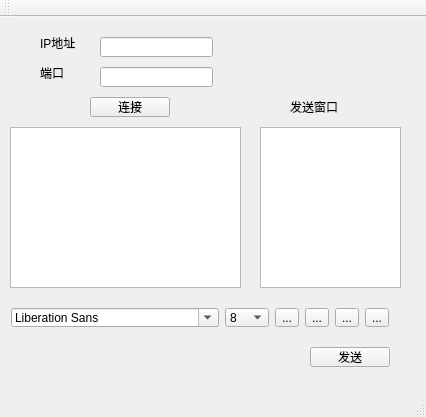
<?xml version="1.0" encoding="UTF-8"?>
<ui version="4.0">
 <class>MainWindow</class>
 <widget class="QMainWindow" name="MainWindow">
  <property name="geometry">
   <rect>
    <x>0</x>
    <y>0</y>
    <width>426</width>
    <height>417</height>
   </rect>
  </property>
  <property name="windowTitle">
   <string>MainWindow</string>
  </property>
  <widget class="QWidget" name="centralWidget">
   <widget class="QPushButton" name="pushButton_Connect">
    <property name="geometry">
     <rect>
      <x>90</x>
      <y>80</y>
      <width>80</width>
      <height>20</height>
     </rect>
    </property>
    <property name="text">
     <string>连接</string>
    </property>
   </widget>
   <widget class="QPushButton" name="pushButton_Send">
    <property name="geometry">
     <rect>
      <x>310</x>
      <y>330</y>
      <width>80</width>
      <height>20</height>
     </rect>
    </property>
    <property name="text">
     <string>发送</string>
    </property>
   </widget>
   <widget class="QLabel" name="label">
    <property name="geometry">
     <rect>
      <x>40</x>
      <y>20</y>
      <width>54</width>
      <height>12</height>
     </rect>
    </property>
    <property name="text">
     <string>IP地址</string>
    </property>
   </widget>
   <widget class="QLineEdit" name="lineEdit_IP">
    <property name="geometry">
     <rect>
      <x>100</x>
      <y>20</y>
      <width>113</width>
      <height>20</height>
     </rect>
    </property>
   </widget>
   <widget class="QLabel" name="label_2">
    <property name="geometry">
     <rect>
      <x>40</x>
      <y>50</y>
      <width>54</width>
      <height>12</height>
     </rect>
    </property>
    <property name="text">
     <string>端口</string>
    </property>
   </widget>
   <widget class="QLineEdit" name="lineEdit_Port">
    <property name="geometry">
     <rect>
      <x>100</x>
      <y>50</y>
      <width>113</width>
      <height>20</height>
     </rect>
    </property>
   </widget>
   <widget class="QTextEdit" name="textEdit_Send">
    <property name="geometry">
     <rect>
      <x>260</x>
      <y>110</y>
      <width>141</width>
      <height>161</height>
     </rect>
    </property>
   </widget>
   <widget class="QTextEdit" name="textEdit_Recv">
    <property name="geometry">
     <rect>
      <x>10</x>
      <y>110</y>
      <width>231</width>
      <height>161</height>
     </rect>
    </property>
   </widget>
   <widget class="QLabel" name="label_3">
    <property name="geometry">
     <rect>
      <x>290</x>
      <y>80</y>
      <width>54</width>
      <height>20</height>
     </rect>
    </property>
    <property name="text">
     <string>发送窗口</string>
    </property>
   </widget>
   <widget class="QWidget" name="horizontalLayoutWidget">
    <property name="geometry">
     <rect>
      <x>0</x>
      <y>280</y>
      <width>400</width>
      <height>41</height>
     </rect>
    </property>
    <layout class="QHBoxLayout" name="horizontalLayout">
     <item>
      <widget class="QFontComboBox" name="fontComboBox"/>
     </item>
     <item>
      <widget class="QComboBox" name="comboBox">
       <item>
        <property name="text">
         <string>8</string>
        </property>
       </item>
       <item>
        <property name="text">
         <string>9</string>
        </property>
       </item>
       <item>
        <property name="text">
         <string>10</string>
        </property>
       </item>
       <item>
        <property name="text">
         <string>11</string>
        </property>
       </item>
       <item>
        <property name="text">
         <string>12</string>
        </property>
       </item>
       <item>
        <property name="text">
         <string>13</string>
        </property>
       </item>
       <item>
        <property name="text">
         <string>14</string>
        </property>
       </item>
       <item>
        <property name="text">
         <string>15</string>
        </property>
       </item>
       <item>
        <property name="text">
         <string>16</string>
        </property>
       </item>
       <item>
        <property name="text">
         <string>17</string>
        </property>
       </item>
       <item>
        <property name="text">
         <string>18</string>
        </property>
       </item>
      </widget>
     </item>
     <item>
      <widget class="QToolButton" name="toolButton_4">
       <property name="text">
        <string>...</string>
       </property>
       <property name="icon">
        <iconset resource="images.qrc">
         <normaloff>:/images/file.png</normaloff>:/images/file.png</iconset>
       </property>
      </widget>
     </item>
     <item>
      <widget class="QToolButton" name="toolButton_2">
       <property name="text">
        <string>...</string>
       </property>
       <property name="icon">
        <iconset resource="images.qrc">
         <normaloff>:/images/bold.png</normaloff>:/images/bold.png</iconset>
       </property>
      </widget>
     </item>
     <item>
      <widget class="QToolButton" name="toolButton_3">
       <property name="text">
        <string>...</string>
       </property>
       <property name="icon">
        <iconset resource="images.qrc">
         <normaloff>:/images/italic.png</normaloff>:/images/italic.png</iconset>
       </property>
      </widget>
     </item>
     <item>
      <widget class="QToolButton" name="toolButton">
       <property name="text">
        <string>...</string>
       </property>
       <property name="icon">
        <iconset resource="images.qrc">
         <normaloff>:/images/color.png</normaloff>:/images/color.png</iconset>
       </property>
      </widget>
     </item>
    </layout>
   </widget>
  </widget>
  <widget class="QMenuBar" name="menuBar">
   <property name="geometry">
    <rect>
     <x>0</x>
     <y>0</y>
     <width>426</width>
     <height>22</height>
    </rect>
   </property>
  </widget>
  <widget class="QToolBar" name="mainToolBar">
   <attribute name="toolBarArea">
    <enum>TopToolBarArea</enum>
   </attribute>
   <attribute name="toolBarBreak">
    <bool>false</bool>
   </attribute>
  </widget>
  <widget class="QStatusBar" name="statusBar"/>
 </widget>
 <layoutdefault spacing="6" margin="11"/>
 <resources>
  <include location="images.qrc"/>
 </resources>
 <connections/>
</ui>
